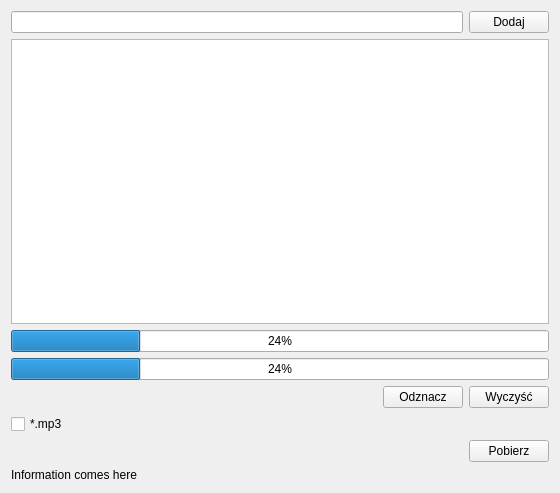
<?xml version="1.0" encoding="UTF-8"?>
<ui version="4.0">
 <class>MainWindow</class>
 <widget class="QMainWindow" name="MainWindow">
  <property name="geometry">
   <rect>
    <x>0</x>
    <y>0</y>
    <width>560</width>
    <height>493</height>
   </rect>
  </property>
  <property name="windowTitle">
   <string>MainWindow</string>
  </property>
  <widget class="QWidget" name="centralWidget">
   <layout class="QVBoxLayout" name="verticalLayout">
    <item>
     <layout class="QHBoxLayout" name="horizontalLayout">
      <item>
       <widget class="QLineEdit" name="searchLineEdit"/>
      </item>
      <item>
       <widget class="QPushButton" name="addButton">
        <property name="text">
         <string>Dodaj</string>
        </property>
       </widget>
      </item>
     </layout>
    </item>
    <item>
     <widget class="QListWidget" name="listWidget"/>
    </item>
    <item>
     <widget class="QProgressBar" name="progressBarSingle">
      <property name="value">
       <number>24</number>
      </property>
     </widget>
    </item>
    <item>
     <widget class="QProgressBar" name="progressBarMultiple">
      <property name="value">
       <number>24</number>
      </property>
     </widget>
    </item>
    <item>
     <layout class="QHBoxLayout" name="horizontalLayout_5">
      <item>
       <spacer name="horizontalSpacer_3">
        <property name="orientation">
         <enum>Qt::Horizontal</enum>
        </property>
        <property name="sizeHint" stdset="0">
         <size>
          <width>40</width>
          <height>20</height>
         </size>
        </property>
       </spacer>
      </item>
      <item>
       <widget class="QPushButton" name="checkAllButton">
        <property name="text">
         <string>Odznacz</string>
        </property>
       </widget>
      </item>
      <item>
       <widget class="QPushButton" name="cleanButton">
        <property name="text">
         <string>Wyczyść</string>
        </property>
       </widget>
      </item>
     </layout>
    </item>
    <item>
     <layout class="QHBoxLayout" name="horizontalLayout_2">
      <item>
       <widget class="QCheckBox" name="mp3CheckBox">
        <property name="text">
         <string>*.mp3</string>
        </property>
       </widget>
      </item>
      <item>
       <spacer name="horizontalSpacer_2">
        <property name="orientation">
         <enum>Qt::Horizontal</enum>
        </property>
        <property name="sizeHint" stdset="0">
         <size>
          <width>40</width>
          <height>20</height>
         </size>
        </property>
       </spacer>
      </item>
     </layout>
    </item>
    <item>
     <layout class="QHBoxLayout" name="horizontalLayout_3">
      <item>
       <spacer name="horizontalSpacer">
        <property name="orientation">
         <enum>Qt::Horizontal</enum>
        </property>
        <property name="sizeHint" stdset="0">
         <size>
          <width>40</width>
          <height>20</height>
         </size>
        </property>
       </spacer>
      </item>
      <item>
       <widget class="QPushButton" name="downloadButton">
        <property name="text">
         <string>Pobierz</string>
        </property>
       </widget>
      </item>
     </layout>
    </item>
    <item>
     <widget class="QLabel" name="labelInformation">
      <property name="text">
       <string>Information comes here</string>
      </property>
     </widget>
    </item>
   </layout>
  </widget>
 </widget>
 <layoutdefault spacing="6" margin="11"/>
 <resources/>
 <connections/>
</ui>
